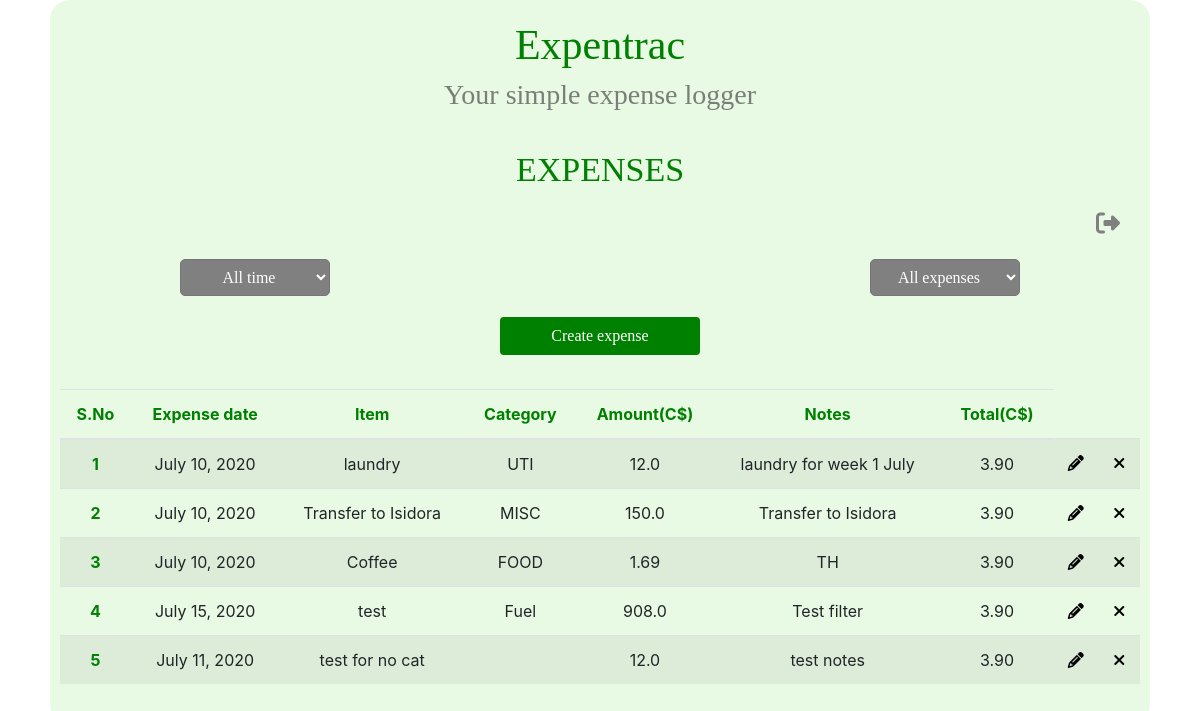
The page /tracker/sandsouza (signed in) on the database its author committed.
### tracker/models.py (models this page shows, shortened)
class Expense(models.Model):
    user = models.ForeignKey(settings.AUTH_USER_MODEL, default=0, on_delete=models.CASCADE)
    CATEGORY_CHOICES = [
        ("Clothing", "Clothing"),
        ("Food", "Food"),
        ("Fuel", "Fuel"),
        ("Rent", "Rent"),
        ("Utilities", "Utilities"),
        ("Phone", "Phone"),
        ("Education", "Education"),
        ("Miscellaneous", "Miscellaneous"),
    ]
    date = models.DateField('Date of expense', blank=True, null=True)   # saved in format yyyy-mm-dd
    item = models.CharField(max_length=100, null=False, blank=False)
    category = models.CharField(max_length=20, choices=CATEGORY_CHOICES, null=True, blank=True)
    amount = models.FloatField(null=False, blank=False)
    notes = models.CharField(max_length=200, null=True, blank=True)

### tracker/views.py (the view)
# urls.py: path('tracker/<username>', views.tracker_page, name='tracker'),
@login_required()
def tracker_page(request, username):
    categories = [verb_cat for code, verb_cat in Expense.CATEGORY_CHOICES]
    data = Expense.objects.filter(user=User.objects.get(username=username))
    if request.user.username == username:   # if the user changes the URL unwittingly or otherwise to that of another user, the page would require a login
        return shortcuts.render(request, 'tracker/trackerTable.html', {'categories': categories, 'object_list': data})
    else:
        return HttpResponseRedirect('/')

### tracker/templates/tracker/trackerTable.html (shortened to what this page needs)
{% extends "./base.html" %}
    {% block title %} EXPENSES {% endblock title %}
    {% block content %}
    <div class="logout"> <a href="/logout"><i class="fa fa-sign-out" aria-hidden="true" title="Logout" id="logout"></i> </a></div>
    <div class="filt_container">
        <div class="select-div month">
            <select id="month_filter" onchange="filt_function('month')" class='form-control1'>
                <option style="background-color: green;color: white;">All time</option>
            </select>
        </div>
        <div class="select-div category">
            <select id="category_filter" onchange="filt_function('category')" class='form-control1'>
                <option selected >All expenses</option>
            </select>
        </div>
    </div>
    <button id="create-expense" class="btn" type="button" name="button">Create expense</button>
    <table id="table" class="table table-striped">
        <thead>
        <tr>
            <th scope="col">S.No</th>
            <th scope="col">Expense date</th>
            <th scope="col">Item</th>
            <th scope="col">Category</th>
            <th scope="col">Amount(C$)</th>
            <th scope="col">Notes</th>
            <th scope="col">Total(C$)</th>
        </tr>
      </thead>
      <tbody>
          {% for tracker in object_list %}
                <tr>
                    <th scope="row">{{ forloop.counter }}</th>
                    <td>{{ tracker.date }}</td>
                    <td>{{ tracker.item }}</td>
                    <td>{{ tracker.category }}</td>
                    <td>{{ tracker.amount }}</td>
                    <td>{{ tracker.notes }}</td>
                    <td>3.90</td>
                    <td> <a class="tracker_controls1" id="c"><i class="fa fa-pencil edit-expense" title="Edit"></i></a></td>
                    <td> <a class="tracker_controls2" id="d"><i class="fa fa-times del-expense" title="Delete"></i></a></td>
                </tr>
            {% endfor %}
      </tbody>
    </table>
    {% endblock content %}

### tracker/templates/tracker/base.html (shortened to what this page needs)
{% load static %}
<!DOCTYPE html>
<html lang="en" xmlns="http://www.w3.org/1999/html">
<head>
    {% load bootstrap4 %}
    {% bootstrap_css %}
    <link rel = "stylesheet" type="text/css" href="../static/tracker/style.css">
</head>
<body>
    <div class="main_div">
        <div class="main_sec">
            <div class="logo_div">
                <h1> Expentrac </h1>
                <h4> Your simple expense logger </h4>
            </div>
            <div class="work_space">
                <p class="page_title"> {% block title %}  {% endblock title %} </p>
                {% block content %} {% endblock content %}
            </div>
        </div>
    </div>
</body>
</html>

### tracker/static/tracker/style.css (style rules this page uses)
.main_div { height: 85%; width: 100%; align-items: center; box-sizing: border-box; position: absolute; flex-direction: column; display: flex; }
.main_sec { background-color: rgba(185, 237, 171, 0.327); border-radius: 20px; margin: auto; width: 1100px; height: auto; display: block; text-align: center; align-content: center; position: relative; padding: 20px 10px 24px; }
.logo_div { text-align: center; }
.logo_div h1 { color: green; font-size: 42px; font-family: "Comic Sans MS"; }
.logo_div h4 { color: rgba(61, 61, 61, 0.65); font-size: 28px; font-family: "Comic Sans MS"; }
.work_space p.page_title { color: green; font-size: 34px; font-family: "Bradley Hand"; }
button { border : none; border-radius: 10px; text-align: center; width: 10%; color: white; padding: 10px 15px; margin: 10px 5px; box-sizing: border-box; background-color: green; font-weight: bold; cursor: pointer; }
i#logout { color: gray; float: right; margin: 0 20px; font-size: 24px; }
div.filt_container { position: relative; }
.form-control1 { position: relative; width: 150px; height: 37px; font-family: "Comic Sans MS"; border-radius: 5px; color: white; background-color: gray; font-size: 16px; font-family: "Comic Sans MS"; text-align: center; cursor: pointer; padding: 0 10px; }
.month { float: left; margin-left: 120px; }
.category { float: right; margin-right: 120px; }
table th { color: green; }
a { color: black; }
button#create-expense { background-color: green; font-family: "Comic Sans MS"; color: white; width: 200px; }
i { cursor : pointer; }

### rows shown on the page
Expense: date "July 10, 2020", item "laundry", category "UTI", amount "12.0", notes "laundry for week 1 July"
Expense: date "July 10, 2020", item "Transfer to Isidora", category "MISC", amount "150.0", notes "Transfer to Isidora"
Expense: date "July 10, 2020", item "Coffee", category "FOOD", amount "1.69", notes "TH"
Expense: date "July 15, 2020", item "test", category "Fuel", amount "908.0", notes "Test filter"
Expense: date "July 11, 2020", item "test for no cat", amount "12.0", notes "test notes"
